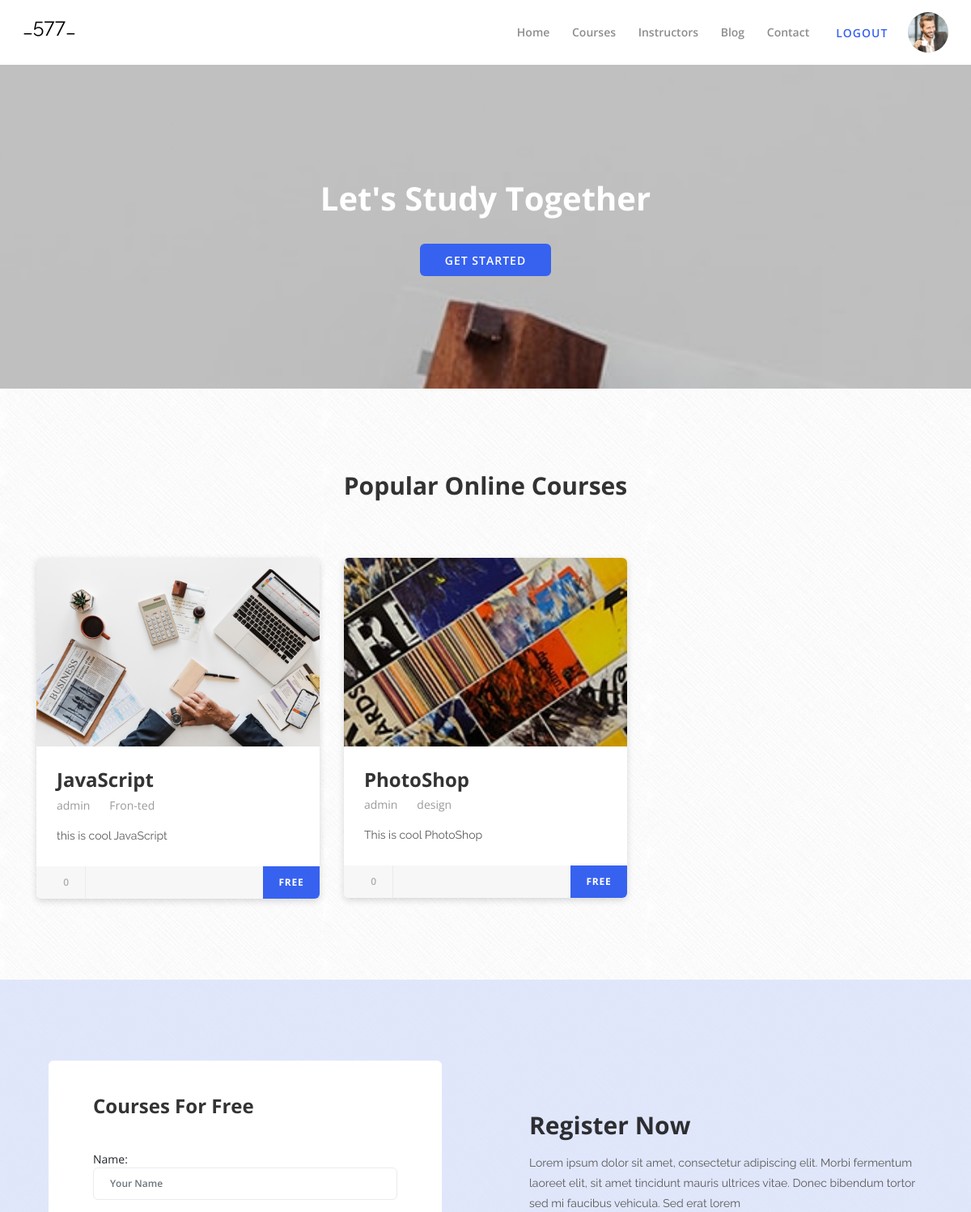
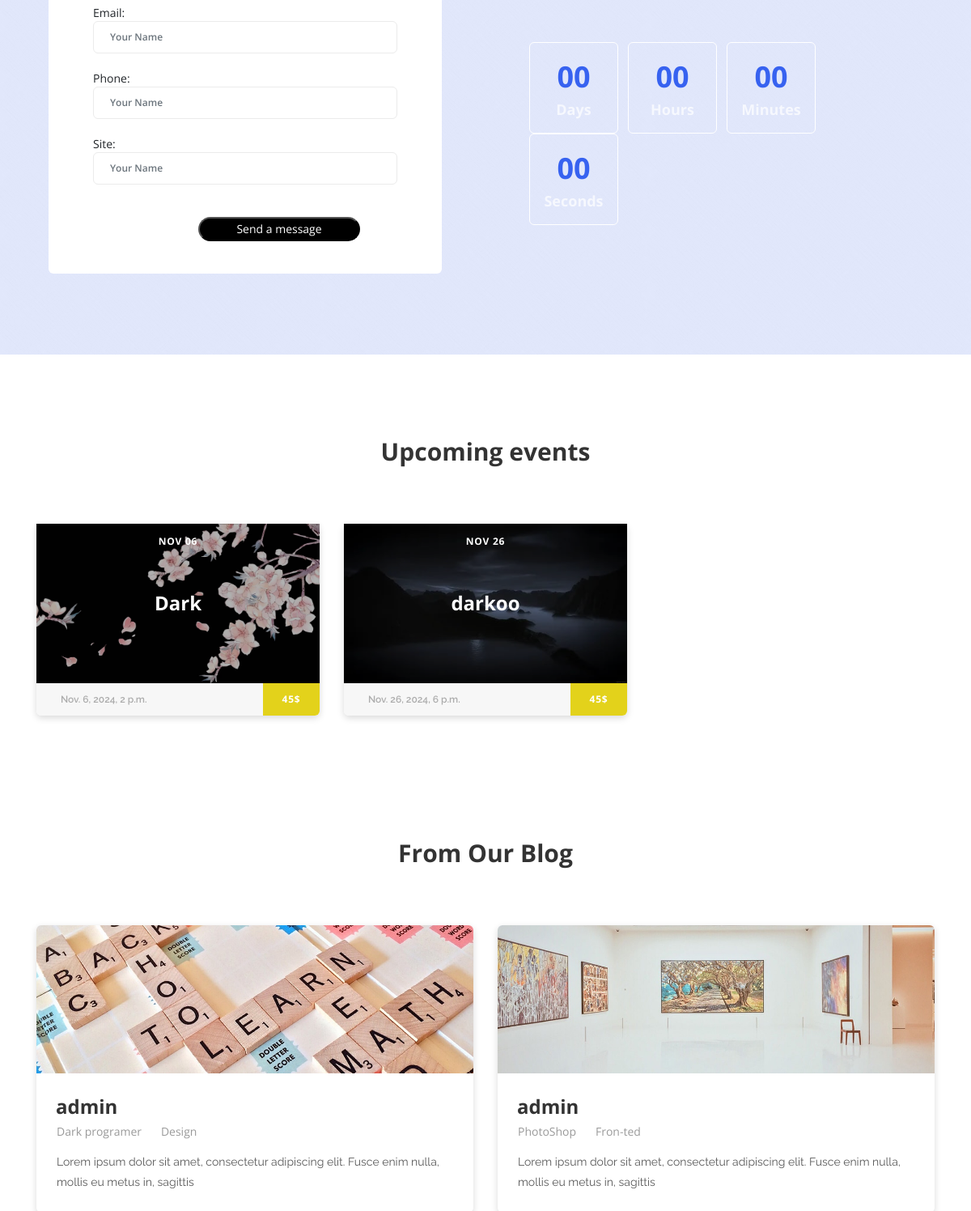
The app's page / (signed in) with its own data (2 pictures, top to bottom).
### course/models.py (models this page shows, shortened)
class Course(models.Model):
    title = models.CharField(max_length=221)
    author = models.ForeignKey(User, on_delete=models.CASCADE)
    category = models.ForeignKey(Category, on_delete=models.CASCADE, null=True)
    description = models.TextField()
    image = models.ImageField(upload_to='course_image/')
    price = models.CharField(max_length=30)
    views = models.IntegerField()

class Category(models.Model):
    title = models.CharField(max_length=50)

class Event(models.Model):
    name = models.CharField(max_length=50)
    image = models.ImageField(upload_to="events_image/")
    price = models.CharField(max_length=30)
    upcoming_date = models.DateTimeField()
    created_at = models.DateTimeField(auto_now_add=True)

### blog/models.py (models this page shows, shortened)
class Blog(models.Model):
    author = models.ForeignKey(User, on_delete=models.SET_NULL, null=True)
    title = models.CharField(max_length=50)
    image = models.ImageField(upload_to="blog_image/")
    category = models.ForeignKey(Category, on_delete=models.SET_NULL, null=True)
    description = models.TextField()
    created_at = models.DateTimeField(auto_now_add=True)

class Category(models.Model):
    name = models.CharField(max_length=50)
    def __str__(self):
        return self.name

### course/views.py (the view)
# urls.py: path("", index, name='index'),
@login_required(login_url='login')
def index(request):
    courses = Course.objects.all()[:3]
    form = RegisterForm()
    if request.method == 'POST':
        form = RegisterForm(data=request.POST, files=request.FILES)
        if form.is_valid():
            form.save()
    events = Event.objects.all()
    blogs = Blog.objects.all()
    context = {
        'courses': courses,
        'form': form,
        'events': events,
        'blogs': blogs
    }
    return render(request, 'index.html', context=context)

### course/forms.py
class RegisterForm(forms.ModelForm):
    class Meta:
        model = Register
        fields = '__all__'
        widgets = {
            'email': forms.TextInput(attrs={
                'class': 'form-control',
                'placeholder': 'Your Name',
            }),
            'name': forms.TextInput(attrs={
                'class': 'form-control',
                'placeholder': 'Your Name',
            }),
            'phone': forms.TextInput(attrs={
                'class': 'form-control',
                'placeholder': 'Your Name',
            }),
            'site': forms.TextInput(attrs={
                'class': 'form-control',
                'placeholder': 'Your Name',
            }),
        }

### templates/index.html (shortened to what this page needs)
<!DOCTYPE html>
{% load static %}
<html lang="en">
<head>
    <link rel="stylesheet" href="{% static 'style.css' %}">
</head>
<body>
    <header class="header-area">
        <div class="clever-main-menu">
            <div class="classy-nav-container breakpoint-off">
                <nav class="classy-navbar justify-content-between" id="cleverNav">
                    <a class="nav-brand"">
                        <p style=" color: black; font-size: 25px;">_577_</p>
                    </a>
                    <div class="classy-menu">
                        <div class="classynav">
                            <ul>
                                <li><a href="{%  url  'index' %}">Home</a></li>
                                <li><a href="{%  url  'courses' %}">Courses</a></li>
                                <li><a href="{%  url  'instructors' %}">Instructors</a></li>
                                <li><a href="{% url 'blog' %}">Blog</a></li>
                                <li><a href="{%  url  'contact' %}">Contact</a></li>
                            </ul>
                            {% if user.is_authenticated %}
                            <div class="register-login-area">
                                <a href="{%  url  'logout' %}" class="btn">Logout</a>
                                <img style="width: 50px; height: 50px; border-radius: 50px;"
                                    src="{% static 'img/bg-img/person_1.jpg' %}" alt="">
                            </div>
                            {% else %}
                            <div class="register-login-area">
                                <a href="{%  url  'register' %}" class="btn">Register</a>
                                <a href="{%  url  'login' %}" class="btn active">Login</a>
                            </div>
                            {% endif %}
                        </div>
                    </div>
                </nav>
            </div>
        </div>
    </header>
    <section class="hero-area bg-img bg-overlay-2by5" style="background-image: url({% static 'img/bg-img/bg1.jpg' %});">
        <div class="container h-100">
            <div class="row h-100 align-items-center">
                <div class="col-12">
                    <div class="hero-content text-center">
                        <h2>Let's Study Together</h2>
                        <a href="{%  url  'index' %}" class="btn clever-btn">Get Started</a>
                    </div>
                </div>
            </div>
        </div>
    </section>
    <section class="popular-courses-area section-padding-100-0"
        style="background-image: url({% static 'img/core-img/texture.png' %});">
        <div class="container">
            <div class="row">
                <div class="col-12">
                    <div class="section-heading">
                        <h3>Popular Online Courses</h3>
                    </div>
                </div>
            </div>
            <div class="row">
                {% for course in courses %}
                <div class="col-12 col-md-6 col-lg-4">
                    <div class="single-popular-course mb-100 wow fadeInUp" data-wow-delay="250ms">
                        <img src="{{course.image.url}}" alt="">
                        <div class="course-content">
                            <a href="{% url 'detail' course.id %}">
                                <h4>{{course.title}}</h4>
                            </a>
                            <div class="meta d-flex align-items-center">
                                <a href="{%  url  'index' %}">{{course.author}}</a>
                                <span><i class="fa fa-circle" aria-hidden="true"></i></span>
                                <a href="{%  url  'index' %}">{{course.category.title}}</a>
                            </div>
                            <p>{{course.description}}</p>
                        </div>
                        <div class="seat-rating-fee d-flex justify-content-between">
                            <div class="seat-rating h-100 d-flex align-items-center">
                                <div class="seat">
                                    <i class="fa fa-user" aria-hidden="true"></i> {{course.views}}
                                </div>
                            </div>
                            <div class="course-fee h-100">
                                <a href="{% url 'index' %}" class="free">{{course.price}}</a>
                            </div>
                        </div>
                    </div>
                </div>
                {% endfor %}
            </div>
        </div>
    </section>
    <section class="register-now section-padding-100-0 d-flex justify-content-between align-items-center"
        style="background-image: url(img/core-img/texture.png);">
        <div class="register-contact-form mb-100 wow fadeInUp" data-wow-delay="250ms">
            <div class="container-fluid">
                <div class="row">
                    <div class="col-12">
                        <div class="forms">
                            <h4>Courses For Free</h4>
                            <form method="post">
                                {{form}}
                                <button type="submit"
                                    style="background-color: black; color: white; width: 200px; height: 30px; border-radius: 50px; margin-left: 130px; margin-top: 20px;">Send
                                    a message</button>
                            </form>
                        </div>
                    </div>
                </div>
            </div>
        </div>
        <div class="register-now-countdown mb-100 wow fadeInUp" data-wow-delay="500ms">
            <h3>Register Now</h3>
            <p>Lorem ipsum dolor sit amet, consectetur adipiscing elit. Morbi fermentum laoreet elit, sit amet tincidunt
                mauris ultrices vitae. Donec bibendum tortor sed mi faucibus vehicula. Sed erat lorem</p>
            <div class="register-countdown">
                <div class="events-cd d-flex flex-wrap" data-countdown="2019/03/01"></div>
            </div>
        </div>
    </section>
    <section class="upcoming-events section-padding-100-0">
        <div class="container">
            <div class="row">
                <div class="col-12">
                    <div class="section-heading">
                        <h3>Upcoming events</h3>
                    </div>
                </div>
            </div>
            <div class="row">
                {% for event in events %}
                <div class="col-12 col-md-6 col-lg-4">
                    <div class="single-upcoming-events mb-50 wow fadeInUp" data-wow-delay="250ms">
                        <div class="events-thumb">
                            <img src="{{event.image.url}}" alt="">
                            <h6 class="event-date">{{event.upcoming_date|date:'M d'}}</h6>
                            <h4 class="event-title">{{event.name}}</h4>
                        </div>
                        <div class="date-fee d-flex justify-content-between">
                            <div class="date">
                                <p>{{event.upcoming_date}}</p>
                            </div>
                            <div class="events-fee">
                                <a href="{%  url  'index' %}">{{event.price}}</a>
                            </div>
                        </div>
                    </div>
                </div>
                {% endfor %}
            </div>
        </div>
    </section>
    <section class="blog-area section-padding-100-0">
        <div class="container">
            <div class="row">
                <div class="col-12">
                    <div class="section-heading">
                        <h3>From Our Blog</h3>
                    </div>
                </div>
            </div>
            <div class="row">
                {% for blog in blogs %}
                <div class="col-12 col-md-6">
                    <div class="single-blog-area mb-100">
                        <img src="{{blog.image.url}}" alt="">
                        <div class="blog-content">
                            <a href="{%  url  'From_detail' %}#" class="blog-headline">
                                <h4>{{blog.author}}</h4>
                            </a>
                            <div class="meta d-flex align-items-center">
                                <a href="{%  url  'index_login' %}#">{{blog.title}}</a>
                                <span><i class="fa fa-circle" aria-hidden="true"></i></span>
                                <a href="{%  url  'index_login' %}#">{{blog.category}}</a>
                            </div>
                            <p>{{blog.description}}</p>
                        </div>
                    </div>
                </div>
                {% endfor %}
            </div>
        </div>
</body>
</html>

### records on screen
Course: image (picture), title "JavaScript", author "admin", category "Fron-ted", description "this is cool JavaScript", views "0", price "FREE"
Course: image (picture), title "PhotoShop", author "admin", category "design", description "This is cool PhotoShop", views "0", price "FREE"
Event: image (picture), upcoming_date "NOV 06", name "Dark", upcoming_date "Nov. 6, 2024, 2 p.m.", price "45$"
Event: image (picture), upcoming_date "NOV 26", name "darkoo", upcoming_date "Nov. 26, 2024, 6 p.m.", price "45$"
Blog: image (picture), author "admin", title "Dark programer", category "Design", description "Lorem ipsum dolor sit amet, consectetur adipiscing elit. Fusce enim nulla, mollis eu metus in, sagittis"
Blog: image (picture), author "admin", title "PhotoShop", category "Fron-ted", description "Lorem ipsum dolor sit amet, consectetur adipiscing elit. Fusce enim nulla, mollis eu metus in, sagittis"
